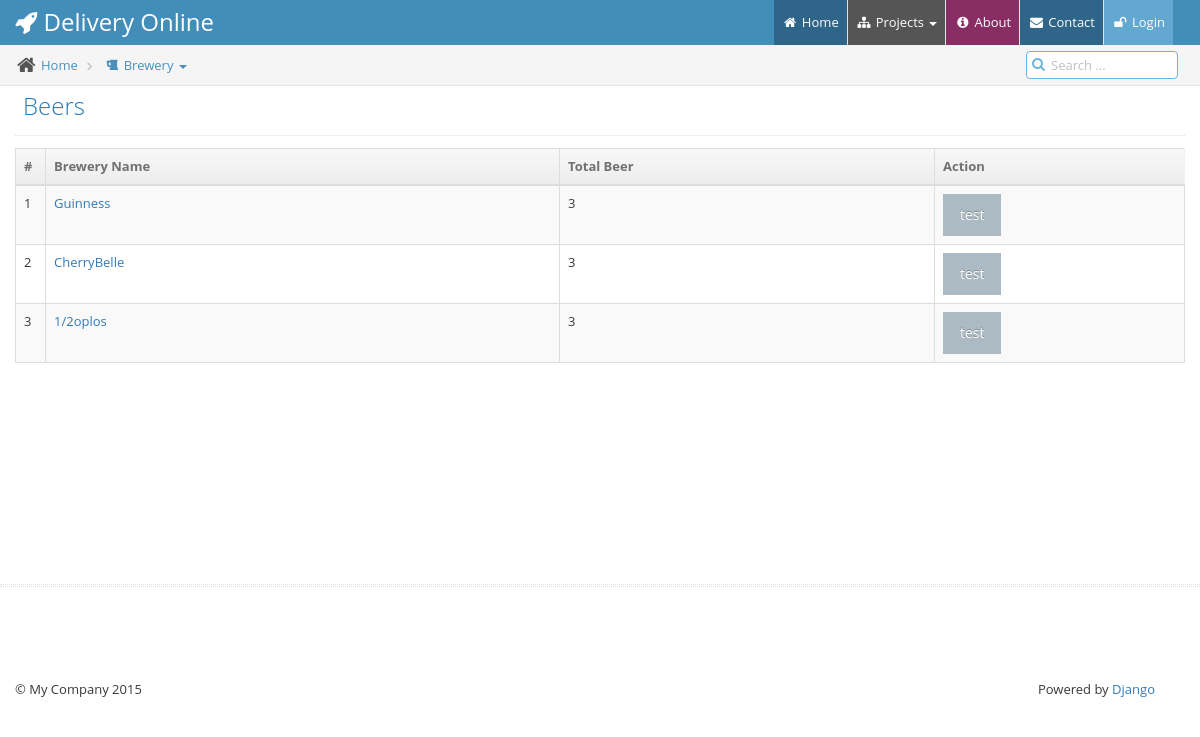
Before: /brewerys/ with the older database file.
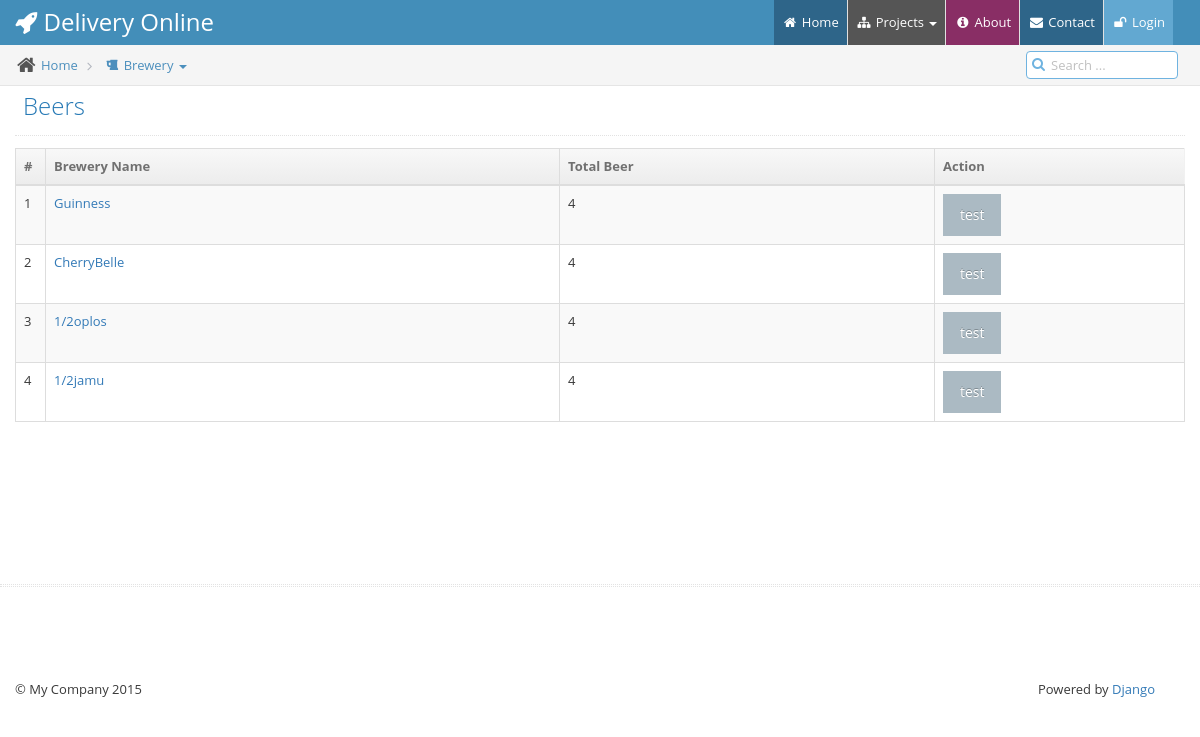
After: the same page with the newer database file.
### beer/models.py (models this page shows)
class Brewery(models.Model):
    name = models.CharField(max_length=200)
    slug = models.SlugField(unique=True)
    description = models.TextField(blank=True)
    def __str__(self):
        return self.name

### beer/views.py (the view)
# urls.py: url(r'^brewerys/$', beer.views.BrewerysAll, name='brewerys_all'),
def BrewerysAll(request):
    brewerys = Brewery.objects.all()
    if request.method == "POST":
        form = LoginForm(request.POST)
    else:
        form = LoginForm()
    context = {
        'brewerys': brewerys,
        'form': form
    }
    return render_to_response('beer/brewerysall.html', context, context_instance=RequestContext(request))

### drinker/forms.py
class LoginForm(forms.Form):
    username = forms.CharField(label=u'Username')
    password = forms.CharField(label=u'Password',
                               widget=forms.PasswordInput(render_value=False))

### templates/beer/brewerysall.html (shortened to what this page needs)
{% extends "beer/base.html" %}
{% block breadcrumb %}
<li>
    <i class="ace-icon fa fa-home home-icon"></i>
    <a href="{% url 'home' %}">Home</a>
</li>
<li class="active dropdown">
    <a href="{% url 'brewerys_all' %}">
        <i class="fa fa-fw fa-beer"></i> Brewery
    </a>
    <a class="dropdown-toggle" href="#" data-toggle="dropdown">
        <b class="caret"></b>
    </a>
</li>
{% endblock %}
{% block content %}
<table class="table table-striped table-bordered">
    <thead>
    <tr>
        <th width="30">#</th>
        <th>Brewery Name</th>
        <th>Total Beer</th>
        <th>Action</th>
    </tr>
    </thead>
    <tbody>
    {% for brewery in brewerys %}
    <tr>
        <td>{{ forloop.counter }}</td>
        <td>
            <a href="/brewerys/{{ brewery.slug }}">{{ brewery }}</a>
        </td>
        <td>{{ brewerys|length }}</td>
        <td width=250>
            <a class="btn" href="#">test</a>
        </td>
    </tr>
    {% endfor %}
    </tbody>
</table>
{% endblock %}

### templates/beer/base.html (shortened to what this page needs)
<!DOCTYPE html>
<html lang="id-ID">
<head>
    <link rel="stylesheet" href="/assets/css/bootstrap.css">
    <link rel="stylesheet" href="/assets/css/font-awesome.min.css">
    <link rel="stylesheet" href="/assets/css/ace.min.css">
    <link rel="stylesheet" href="/assets/fonts/open-sans.woff2"/>
</head>
<body>
<div id="navbar" class="navbar navbar-default">
    <nav id="w0" class="navbar-inverse navbar-fixed-top navbar" role="navigation">
        <div class="container-fluid">
            <div class="navbar-header">
                <a class="navbar-brand" href="{% url 'home' %}"><i class="fa fa-rocket"></i> Delivery Online</a>
            </div>
            <div class="collapse navbar-collapse">
                <ul class="nav ace-nav navbar-right">
                    <li class="active">
                        <a href="{% url 'beers_all' %}"><i class="fa fa-fw fa-home"></i> Home</a>
                    </li>
                    <li class="dropdown grey">
                        <a class="dropdown-toggle" href="#" data-toggle="dropdown"><i class="fa fa-fw fa-sitemap">
                        </i> Projects <b class="caret"></b>
                        </a>
                    </li>
                    <li class="purple"><a class="" href="#"><i class="fa fa-fw fa-info-circle"></i> About</a></li>
                    <li class="blue"><a class="" href="#"><i class="fa fa-fw fa-envelope"></i> Contact</a></li>
                    {% if user.is_authenticated %}
                    <li class="red" id="chart-nav">
                        <a data-toggle="dropdown" class="dropdown-toggle" href="#">
                            <i class="ace-icon fa fa-shopping-cart"></i>
                            <span class="badge badge-success chart-count">
                            </span>
                        </a>
                        <ul class="dropdown-menu-right dropdown-navbar navbar-primary dropdown-menu dropdown-caret dropdown-close">
                            <li class="dropdown-header">
                                <i class="ace-icon fa fa-exclamation-triangle"></i>
                                <span class="chart-count">
                                </span> Order
                            </li>
                            <li class="dropdown-content">
                                <ul class="dropdown-menu dropdown-navbar" id="chart-items">
                                </ul>
                            </li>
                            <li class="dropdown-footer" id="chart-all-items" style="display: none">
                                <a href="{% url 'order_show' %}">
                                    See all items
                                    <i class="ace-icon fa fa-arrow-right"></i>
                                 </a>
                            </li>
                        </ul>
                    </li>
                    <li class="green">
                        <a data-toggle="dropdown" class="dropdown-toggle" href="#">
                            <i class="ace-icon fa fa-bell"></i>
                            <span class="badge badge-important">8</span>
                        </a>
                        <ul class="dropdown-menu-right dropdown-navbar navbar-pink dropdown-menu dropdown-caret dropdown-close">
                            <li class="dropdown-header">
                                <i class="ace-icon fa fa-exclamation-triangle"></i>
                                8 Notifications
                            </li>
                            <li class="dropdown-content">
                                <ul class="dropdown-menu dropdown-navbar navbar-pink">
                                    <li>
                                        <a href="#">
                                            <div class="clearfix">
                                                <span class="pull-left">
                                                    <i class="btn btn-xs no-hover btn-pink fa fa-comment"></i>
                                                    New Comments
                                                </span>
                                                <span class="pull-right badge badge-info">+12</span>
                                            </div>
                                        </a>
                                    </li>
                                    <li>
                                        <a href="#">
                                            <i class="btn btn-xs btn-primary fa fa-user"></i>
                                            Bob just signed up as an editor ...
                                        </a>
                                    </li>
                                    <li>
                                        <a href="#">
                                            <div class="clearfix">
                                                <span class="pull-left">
                                                <i class="btn btn-xs no-hover btn-success fa fa-shopping-cart"></i>
                                                    New Orders
                                                </span>
                                                <span class="pull-right badge badge-success">+8</span>
                                            </div>
                                        </a>
                                    </li>
                                    <li>
                                        <a href="#">
                                            <div class="clearfix">
                                                <span class="pull-left">
                                                    <i class="btn btn-xs no-hover btn-info fa fa-twitter"></i>
                                                    Followers
                                                </span>
                                                <span class="pull-right badge badge-info">+11</span>
                                            </div>
                                        </a>
                                    </li>
                                </ul>
                            </li>
                            <li class="dropdown-footer">
                                <a href="#">
                                    See all notifications
                                    <i class="ace-icon fa fa-arrow-right"></i>
                                 </a>
                            </li>
                        </ul>
                    </li>
                    <li class="light-blue">
                        <a data-toggle="dropdown" href="#" class="dropdown-toggle">
                            <img class="nav-user-photo" src="/assets/images/avatar/lenin.jpg" alt="Lenini's" />
                            <span class="user-info">
                                <small>Welcome,</small>
                                {% if user.drinker.name|length < 12 %}
                                    {{ user.drinker.name|default:"User" }}
                                {% else %}
                                    <small>{{ user.drinker.name|default:"User" }}</small>
                                {% endif %}
                            </span>
                            <i class="ace-icon fa fa-caret-down"></i>
                        </a>
                        <ul class="user-menu dropdown-menu-right dropdown-menu dropdown-yellow dropdown-caret dropdown-close">
                            <li>
                                <a href="{% url 'drinker_setting' %}">
                                    <i class="ace-icon fa fa-cog"></i>
                                    Settings
                                </a>
                            </li>
                            <li>
                                <a href="{% url 'drinker_profile' %}">
                                    <i class="ace-icon fa fa-user"></i>
                                    Profile
                                </a>
                            </li>
                            <li class="divider"></li>
                            <li>
                                <a href="{% url 'drinker_logout' %}">
                                    <i class="ace-icon fa fa-power-off"></i>
                                   Logout
                                </a>
                            </li>
                        </ul>
                    </li>
                    {% else %}
                        <li class="light-blue">
                            <a class="dropdown-toggle" href="#" data-toggle="dropdown">
                                <i class="fa fa-fw fa-unlock"></i> Login
                            </a>
                        </li>
                    {% endif %}
                </ul>
            </div>
        </div>
    </nav>
</div>
<div class="main-content">
    <div class="main-container" id="main-container">
        <div id="main-content-inner">
            <div class="breadcrumbs" id="breadcrumbs">
                <ul class="breadcrumb">
                    {% block breadcrumb %}{% endblock %}
                </ul>
                <div class="nav-search" id="nav-search">
                    <form class="form-search">
                            <span class="input-icon">
                                <input type="text" placeholder="Search ..." class="nav-search-input"
                                       id="nav-search-input" autocomplete="off"/>
                                <i class="ace-icon fa fa-search nav-search-icon"></i>
                            </span>
                    </form>
                </div>
            </div>
            <div class="col-xs-12" style="min-height:480px">
                <div class="page-header">
                    <h1>{% block page-header %}Beers{% endblock %}</h1>
                </div>
                {% block content %}{% endblock %}
            </div>
        </div>
    </div>
</div>
<div class="hr hr-18 hr-double dotted"></div>
</body>
<footer class="footer">
    <div class="container">
        <p class="pull-left">&copy; My Company 2015</p>
        <p class="pull-right">Powered by <a href="http://www.djangoproject.com/" target="_blank"
                                            rel="external">Django</a></p>
    </div>
</footer>
</html>

Changed rows visible on the page:
computed for Brewery "Guinness": brewerys "3" → "4"
computed for Brewery "CherryBelle": brewerys "3" → "4"
computed for Brewery "1/2oplos": brewerys "3" → "4"
added Brewery: name "1/2jamu", brewerys "4"
